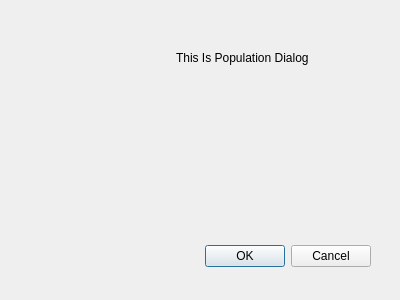
<?xml version="1.0" encoding="UTF-8"?>
<ui version="4.0">
 <class>Dialog</class>
 <widget class="QDialog" name="Dialog">
  <property name="geometry">
   <rect>
    <x>0</x>
    <y>0</y>
    <width>400</width>
    <height>300</height>
   </rect>
  </property>
  <property name="windowTitle">
   <string>Dialog</string>
  </property>
  <widget class="QDialogButtonBox" name="buttonBox">
   <property name="geometry">
    <rect>
     <x>30</x>
     <y>240</y>
     <width>341</width>
     <height>32</height>
    </rect>
   </property>
   <property name="orientation">
    <enum>Qt::Horizontal</enum>
   </property>
   <property name="standardButtons">
    <set>QDialogButtonBox::Cancel|QDialogButtonBox::Ok</set>
   </property>
  </widget>
  <widget class="QLabel" name="label">
   <property name="geometry">
    <rect>
     <x>176</x>
     <y>50</y>
     <width>155</width>
     <height>16</height>
    </rect>
   </property>
   <property name="text">
    <string>This Is Population Dialog</string>
   </property>
  </widget>
 </widget>
 <resources/>
 <connections>
  <connection>
   <sender>buttonBox</sender>
   <signal>accepted()</signal>
   <receiver>Dialog</receiver>
   <slot>accept()</slot>
   <hints>
    <hint type="sourcelabel">
     <x>248</x>
     <y>254</y>
    </hint>
    <hint type="destinationlabel">
     <x>157</x>
     <y>274</y>
    </hint>
   </hints>
  </connection>
  <connection>
   <sender>buttonBox</sender>
   <signal>rejected()</signal>
   <receiver>Dialog</receiver>
   <slot>reject()</slot>
   <hints>
    <hint type="sourcelabel">
     <x>316</x>
     <y>260</y>
    </hint>
    <hint type="destinationlabel">
     <x>286</x>
     <y>274</y>
    </hint>
   </hints>
  </connection>
 </connections>
</ui>
